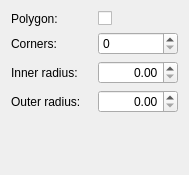
<ui version="4.0" >
 <class>StarShapeConfigWidget</class>
 <widget class="QWidget" name="StarShapeConfigWidget" >
  <property name="geometry" >
   <rect>
    <x>0</x>
    <y>0</y>
    <width>189</width>
    <height>175</height>
   </rect>
  </property>
  <property name="windowTitle" >
   <string>Star shape</string>
  </property>
  <layout class="QGridLayout" >
   <item row="0" column="0" >
    <widget class="QLabel" name="label_4" >
     <property name="text" >
      <string>Polygon:</string>
     </property>
    </widget>
   </item>
   <item row="0" column="1" >
    <widget class="QCheckBox" name="convex" >
     <property name="layoutDirection" >
      <enum>Qt::LeftToRight</enum>
     </property>
     <property name="text" >
      <string/>
     </property>
    </widget>
   </item>
   <item row="1" column="0" >
    <widget class="QLabel" name="label" >
     <property name="text" >
      <string>Corners:</string>
     </property>
    </widget>
   </item>
   <item row="1" column="1" >
    <widget class="KIntSpinBox" name="corners" />
   </item>
   <item row="2" column="0" >
    <widget class="QLabel" name="label_2" >
     <property name="text" >
      <string>Inner radius:</string>
     </property>
    </widget>
   </item>
   <item row="2" column="1" >
    <widget class="KoUnitDoubleSpinBox" name="innerRadius" >
     <property name="alignment" >
      <set>Qt::AlignRight|Qt::AlignTrailing|Qt::AlignVCenter</set>
     </property>
    </widget>
   </item>
   <item row="3" column="0" >
    <widget class="QLabel" name="label_3" >
     <property name="text" >
      <string>Outer radius:</string>
     </property>
    </widget>
   </item>
   <item row="3" column="1" >
    <widget class="KoUnitDoubleSpinBox" name="outerRadius" >
     <property name="alignment" >
      <set>Qt::AlignRight|Qt::AlignTrailing|Qt::AlignVCenter</set>
     </property>
    </widget>
   </item>
   <item row="4" column="0" >
    <spacer>
     <property name="orientation" >
      <enum>Qt::Vertical</enum>
     </property>
     <property name="sizeHint" >
      <size>
       <width>20</width>
       <height>40</height>
      </size>
     </property>
    </spacer>
   </item>
  </layout>
 </widget>
 <customwidgets>
  <customwidget>
   <class>KIntSpinBox</class>
   <extends>QSpinBox</extends>
   <header>knuminput.h</header>
  </customwidget>
  <customwidget>
   <class>KoUnitDoubleSpinBox</class>
   <extends>QDoubleSpinBox</extends>
   <header location="global" >KoUnitDoubleSpinBox.h</header>
  </customwidget>
 </customwidgets>
 <resources/>
 <connections/>
</ui>
